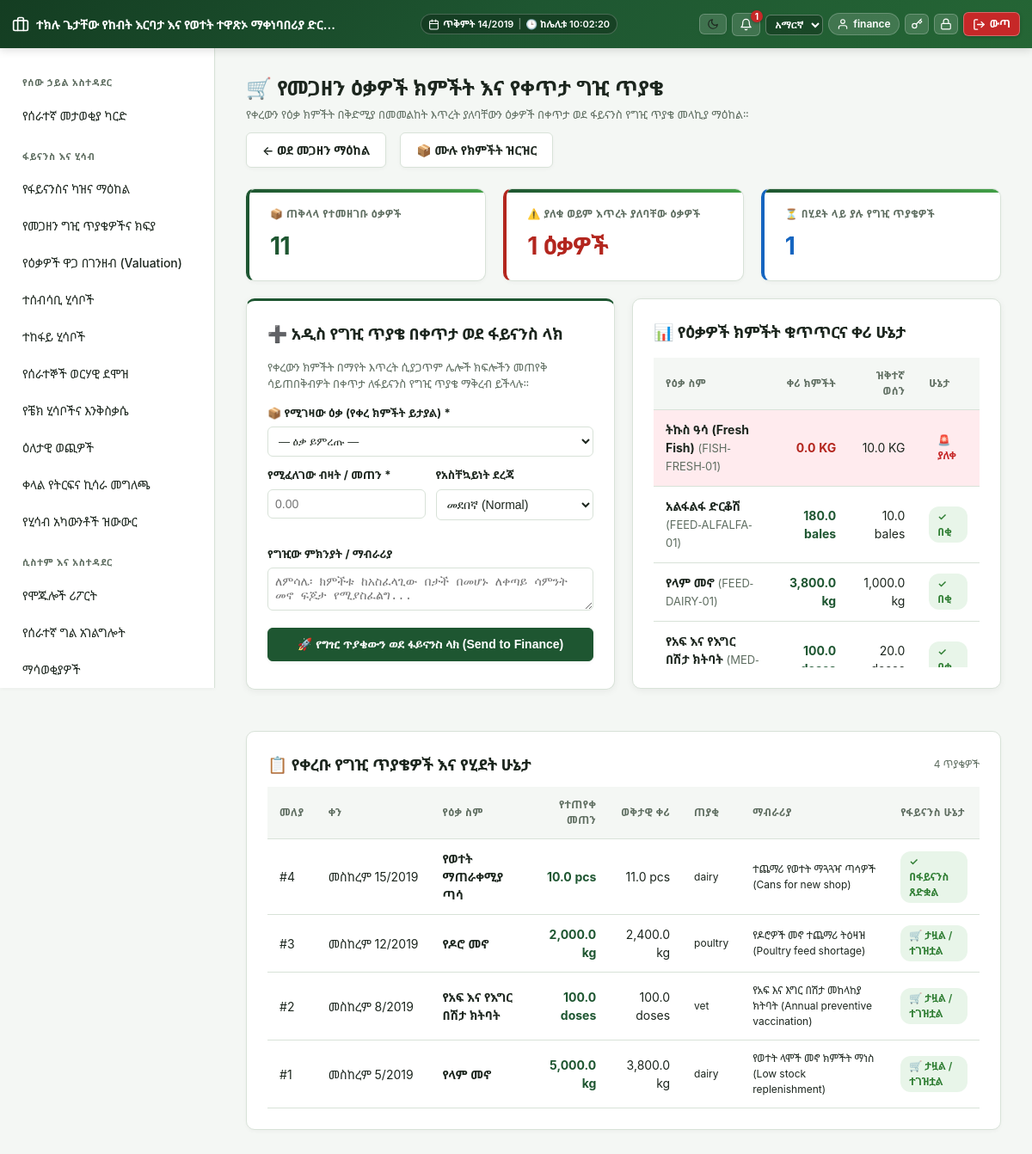
The app's page /modules/warehouse/purchasing.php (signed in), older data.
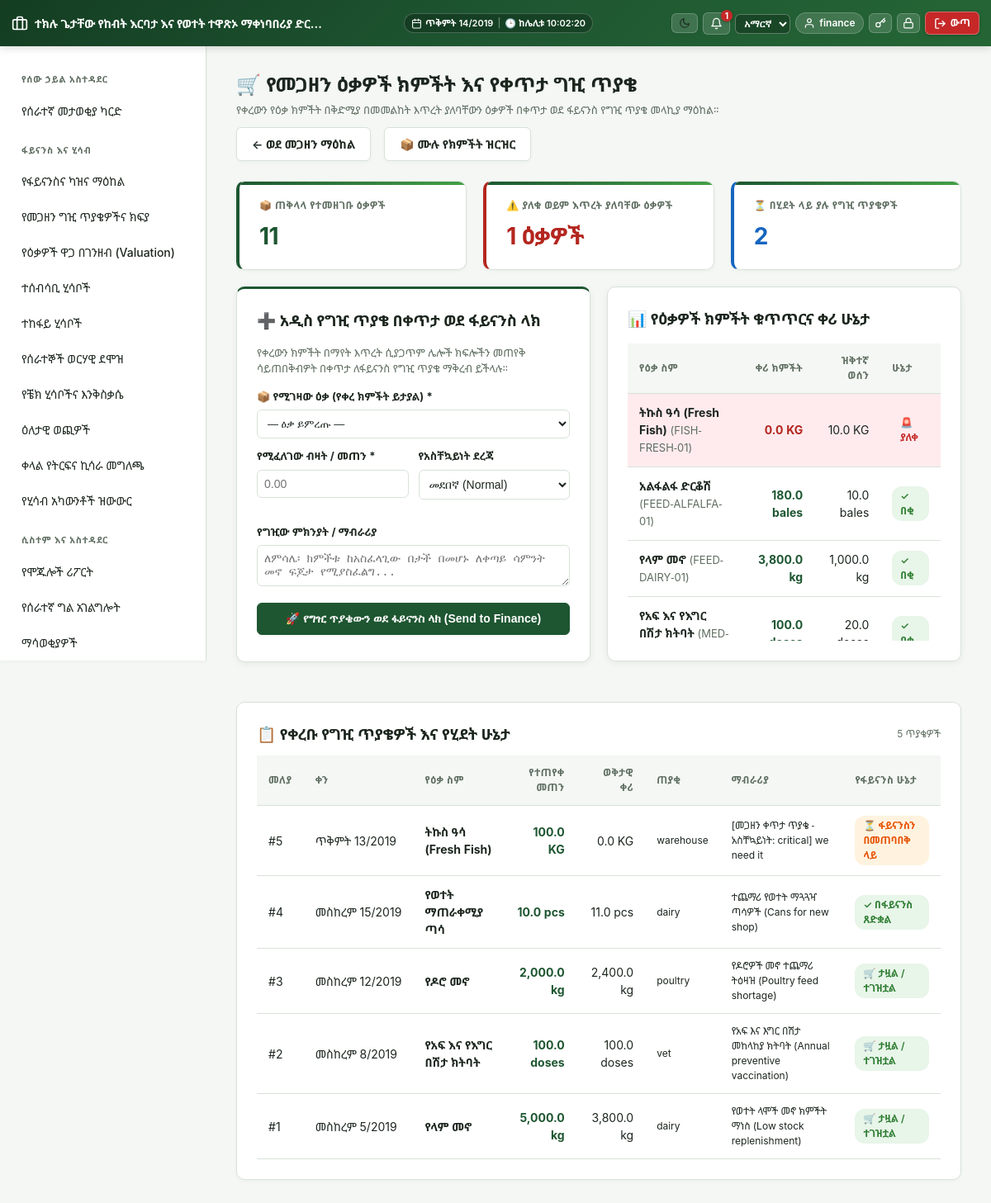
The same page, newer data.
### tables this page shows
CREATE TABLE `wh_stock_items` (
  `id` int(11) NOT NULL,
  `sku` varchar(50) NOT NULL,
  `name` varchar(150) NOT NULL,
  `product_class` enum('milk','feed','medicine','equipment','spare_parts','general') NOT NULL,
  `department_scope` varchar(20) DEFAULT NULL COMMENT 'NULL = shared across all departments in its product_class; otherwise a departments.code value restricting it to one department (see includes/material_request_shared.php)',
  `partition_code` enum('finished_products','feed_nutrition','materials_supplies') NOT NULL DEFAULT 'finished_products',
  `unit` varchar(20) NOT NULL,
  `is_perishable` tinyint(1) NOT NULL DEFAULT 0
);

CREATE TABLE `fin_purchase_requests` (
  `id` int(11) NOT NULL,
  `material_request_id` int(11) DEFAULT NULL,
  `stock_item_id` int(11) DEFAULT NULL,
  `quantity` decimal(12,2) NOT NULL,
  `justification` varchar(255) DEFAULT NULL,
  `requested_by` int(11) NOT NULL,
  `status` enum('pending','approved','rejected','converted_to_po') NOT NULL DEFAULT 'pending',
  `created_at` datetime DEFAULT current_timestamp()
);

CREATE TABLE `users` (
  `id` int(11) NOT NULL,
  `name` varchar(100) NOT NULL,
  `email` varchar(150) NOT NULL,
  `password` varchar(255) NOT NULL,
  `api_token` varchar(64) DEFAULT NULL,
  `role_id` int(11) NOT NULL,
  `department_id` int(11) DEFAULT NULL,
  `locale` varchar(5) NOT NULL DEFAULT 'en',
  `theme` varchar(5) NOT NULL DEFAULT 'light',
  `two_factor_secret` varchar(64) DEFAULT NULL,
  `two_factor_enabled` tinyint(1) NOT NULL DEFAULT 0,
  `is_active` tinyint(1) NOT NULL DEFAULT 1,
  `last_login_at` datetime DEFAULT NULL,
  `created_at` datetime DEFAULT current_timestamp()
);

### includes/auth.php (called while the page is built, shortened)
<?php
require_once __DIR__ . '/../config/db.php';
require_once __DIR__ . '/functions.php';
function current_user(): ?array
{
    return $_SESSION['user'] ?? null;
}
function has_role($allowedRoles): bool
{
    $user = current_user();
    return in_array($user['role'], $allowedRoles, true);
}

### includes/functions.php (called while the page is built, shortened)
<?php
require_once __DIR__ . '/../config/db.php';
require_once __DIR__ . '/ethiopian_calendar.php';
function h(?string $s): string { return htmlspecialchars($s ?? '', ENT_QUOTES, 'UTF-8'); }
function current_locale(): string
{
    $user = current_user();
    $locale = $user['locale'] ?? ($_SESSION['guest_locale'] ?? 'en');
    return array_key_exists($locale, SUPPORTED_LOCALES) ? $locale : 'en';
}
function t(string $key, ?string $fallback = null): string
{
    static $cache = [];
    $locale = current_locale();
    if (!isset($cache[$locale])) {
        $path = __DIR__ . "/lang/{$locale}.php";
        $cache[$locale] = file_exists($path) ? require $path : [];
    }
    if (!isset($cache['en'])) {
        $pathEn = __DIR__ . '/lang/en.php';
        $cache['en'] = file_exists($pathEn) ? require $pathEn : [];
    }
    return $cache[$locale][$key] ?? $cache['en'][$key] ?? $fallback ?? $key;
}
function current_theme(): string
{
    $user = current_user();
    $theme = $user['theme'] ?? ($_SESSION['guest_theme'] ?? 'light');
    return $theme === 'dark' ? 'dark' : 'light';
}

### config/db.php (called while the page is built, shortened)
<?php
function db(): PDO
{
    static $pdo = null;
    if ($pdo === null) {
        try {
            $pdo = new PDO(
                "mysql:host=" . DB_HOST . ";dbname=" . DB_NAME . ";charset=utf8mb4",
                DB_USER,
                DB_PASS,
                [
                    PDO::ATTR_ERRMODE => PDO::ERRMODE_EXCEPTION,
                    PDO::ATTR_DEFAULT_FETCH_MODE => PDO::FETCH_ASSOC,
                ]
            );
        } catch (PDOException $e) {
            die('Database connection failed: ' . htmlspecialchars($e->getMessage()) .
                '<br>Check config/db.php — is MySQL running in XAMPP, and does the "aleltu_eifms" database exist?');
        }
    }
    return $pdo;
}

### includes/ethiopian_calendar.php (called while the page is built, shortened)
<?php
class EthiopianDate {
    public static array $months = [
        1 => 'መስከረም',
        2 => 'ጥቅምት',
        3 => 'ህዳር',
        4 => 'ታህሳስ',
        5 => 'ጥር',
        6 => 'የካቲት',
        7 => 'መጋቢት',
        8 => 'ሚያዝያ',
        9 => 'ግንቦት',
        10 => 'ሰኔ',
        11 => 'ሐምሌ',
        12 => 'ነሐሴ',
        13 => 'ጳጉሜን'
    ];
    public static array $weekdays = [
        0 => 'እሁድ',
        1 => 'ሰኞ',
        2 => 'ማክሰኞ',
        3 => 'ረቡዕ',
        4 => 'ሐሙስ',
        5 => 'አርብ',
        6 => 'ቅዳሜ'
    ];
    public static function fromGregorian(int $gy, int $gm, int $gd): array {
        $jdn = gregoriantojd($gm, $gd, $gy);
        $r = ($jdn - self::ETHIOPIC_EPOCH) % 1461;
        $n = ($r % 365) + 365 * intdiv($r, 1460);
        $ey = 4 * intdiv($jdn - self::ETHIOPIC_EPOCH, 1461) + intdiv($r, 365) - intdiv($r, 1460);
        $em = intdiv($n, 30) + 1;
        $ed = ($n % 30) + 1;
        return [$ey, $em, $ed];
    }
    public static function format(?string $dateStr, string $format = 'medium'): string {
        $time = strtotime($dateStr);
        $gy = (int)date('Y', $time);
        $gm = (int)date('n', $time);
        $gd = (int)date('j', $time);
        $w  = (int)date('w', $time);
        [$ey, $em, $ed] = self::fromGregorian($gy, $gm, $gd);
        $monthName = self::$months[$em] ?? '';
        $weekdayName = self::$weekdays[$w] ?? '';
        return match ($format) {
            'short'   => sprintf('%02d/%02d/%04d', $ed, $em, $ey),
            'numeric' => sprintf('%04d-%02d-%02d', $ey, $em, $ed),
            'long'    => sprintf('%s፣ %s %d ቀን %d ዓ.ም', $weekdayName, $monthName, $ed, $ey),
            default   => sprintf('%s %d/%d', $monthName, $ed, $ey)
        };
    }
}
function eth_date(?string $dateStr, string $format = 'medium'): string {
    return EthiopianDate::format($dateStr, $format);
}

### modules/warehouse/purchasing.php (the view, shortened to what the changed rows need)
<?php
require_once __DIR__ . '/../../includes/functions.php';
require_once __DIR__ . '/../../includes/auth.php';
require_once __DIR__ . '/../../includes/header.php';
$stockItems = db()->query(
    "SELECT i.id, i.name, i.sku, i.unit, i.product_class,
            COALESCE(MAX(r.minimum_threshold), 10.0) AS reorder_level,
            COALESCE(SUM(b.quantity_on_hand), 0) AS current_stock
     FROM wh_stock_items i
     LEFT JOIN wh_stock_batches b ON b.stock_item_id = i.id AND b.quantity_on_hand > 0
     LEFT JOIN wh_minimum_stock_rules r ON r.stock_item_id = i.id AND r.warehouse_id = 1
     GROUP BY i.id
     ORDER BY (COALESCE(SUM(b.quantity_on_hand), 0) <= COALESCE(MAX(r.minimum_threshold), 10.0)) DESC, i.name ASC"
)->fetchAll();
$requests = db()->query(
    "SELECT pr.*, i.name AS item_name, i.unit, u.name AS requester_name,
            COALESCE((SELECT SUM(b2.quantity_on_hand) FROM wh_stock_batches b2 WHERE b2.stock_item_id = i.id), 0) AS current_stock
     FROM fin_purchase_requests pr
     LEFT JOIN wh_stock_items i ON i.id = pr.stock_item_id
     LEFT JOIN users u ON u.id = pr.requested_by
     ORDER BY pr.id DESC LIMIT 40"
)->fetchAll();
?>
<div style="display:flex;justify-content:space-between;align-items:center;margin-bottom:16px;flex-wrap:wrap;gap:10px">
    <div>
        <h2 class="mt-0" style="margin-bottom:4px">🛒 <?= current_locale() === 'am' ? 'የመጋዘን ዕቃዎች ክምችት እና የቀጥታ ግዢ ጥያቄ' : 'Warehouse Stock Status & Direct Purchasing' ?></h2>
    </div>
</div>
<div class="kpi-row" style="margin-bottom:20px">
    <div class="kpi" style="border-left:4px solid #1565c0">
        <div class="label">⏳ <?= current_locale() === 'am' ? 'በሂደት ላይ ያሉ የግዢ ጥያቄዎች' : 'Active Purchase Requests' ?></div>
        <div class="value" style="color:#1565c0">
            <?= count(array_filter($requests, fn($r) => in_array($r['status'], ['pending', 'approved']))) ?>
        </div>
    </div>
</div>
<div style="display:grid;grid-template-columns:repeat(auto-fit, minmax(360px, 1fr));gap:20px;margin-bottom:24px;align-items:start">
    <div class="card" style="box-shadow:0 2px 8px rgba(0,0,0,0.06)">
        <div style="max-height:360px;overflow-y:auto">
            <table>
                <thead>
                    <tr>
                        <th><?= current_locale() === 'am' ? 'የዕቃ ስም' : 'Item' ?></th>
                        <th style="text-align:right"><?= current_locale() === 'am' ? 'ቀሪ ክምችት' : 'Remaining' ?></th>
                        <th style="text-align:right"><?= current_locale() === 'am' ? 'ዝቅተኛ ወሰን' : 'Reorder' ?></th>
                        <th><?= current_locale() === 'am' ? 'ሁኔታ' : 'Status' ?></th>
                    </tr>
                </thead>
                <tbody>
                    <?php foreach ($stockItems as $si):
                        $cur = (float)$si['current_stock'];
                        $reorder = (float)$si['reorder_level'];
                        $isOut = $cur <= 0;
                        $isLow = !$isOut && ($cur <= $reorder);
                    ?>
                        <tr style="<?= $isOut ? 'background:#ffebee' : ($isLow ? 'background:#fff8e1' : '') ?>">
                            <td><strong><?= h($si['name']) ?></strong> <small class="text-muted">(<?= h($si['sku']) ?>)</small></td>
                            <td style="text-align:right;font-weight:700;color:<?= $isOut ? '#b3261e' : ($isLow ? '#e65100' : 'var(--primary)') ?>">
                                <?= number_format($cur, 1) ?> <?= h($si['unit']) ?>
                            </td>
                            <td style="text-align:right"><?= number_format($reorder, 1) ?> <?= h($si['unit']) ?></td>
                            <td>
                                <?php if ($isOut): ?>
                                    <span class="badge sold">🚨 ያለቀ</span>
                                <?php elseif ($isLow): ?>
                                    <span class="badge dry">⚠️ ዝቅተኛ</span>
                                <?php else: ?>
                                    <span class="badge milking">✓ በቂ</span>
                                <?php endif; ?>
                            </td>
                        </tr>
                    <?php endforeach; ?>
                </tbody>
            </table>
        </div>
    </div>
</div>
<div class="card">
    <div style="display:flex;justify-content:space-between;align-items:center;margin-bottom:12px">
        <h3 style="margin:0">📋 <?= current_locale() === 'am' ? 'የቀረቡ የግዢ ጥያቄዎች እና የሂደት ሁኔታ' : 'Recent Purchase Requests & Status' ?></h3>
        <span class="text-muted" style="font-size:12px"><?= count($requests) ?> ጥያቄዎች</span>
    </div>
    <div style="overflow-x:auto">
        <table>
            <thead>
                <tr>
                    <th><?= current_locale() === 'am' ? 'መለያ' : 'ID' ?></th>
                    <th><?= current_locale() === 'am' ? 'ቀን' : 'Date' ?></th>
                    <th><?= current_locale() === 'am' ? 'የዕቃ ስም' : 'Stock Item' ?></th>
                    <th style="text-align:right"><?= current_locale() === 'am' ? 'የተጠየቀ መጠን' : 'Requested' ?></th>
                    <th style="text-align:right"><?= current_locale() === 'am' ? 'ወቅታዊ ቀሪ' : 'On Hand' ?></th>
                    <th><?= current_locale() === 'am' ? 'ጠያቂ' : 'By' ?></th>
                    <th><?= current_locale() === 'am' ? 'ማብራሪያ' : 'Notes' ?></th>
                    <th><?= current_locale() === 'am' ? 'የፋይናንስ ሁኔታ' : 'Status' ?></th>
                </tr>
            </thead>
            <tbody>
                <?php foreach ($requests as $r):
                    $stBadge = match($r['status']) {
                        'approved'        => 'milking',
                        'converted_to_po' => 'active',
                        'rejected'        => 'sold',
                        default           => 'dry'
                    };
                    $stText = match($r['status']) {
                        'approved'        => (current_locale() === 'am' ? '✓ በፋይናንስ ጸድቋል' : 'Approved'),
                        'converted_to_po' => (current_locale() === 'am' ? '🛒 ታዟል / ተገዝቷል' : 'Ordered'),
                        'rejected'        => (current_locale() === 'am' ? '✕ ውድቅ ተደርጓል' : 'Rejected'),
                        default           => (current_locale() === 'am' ? '⏳ ፋይናንስን በመጠባበቅ ላይ' : 'Pending')
                    };
                ?>
                    <tr>
                        <td>#<?= (int)$r['id'] ?></td>
                        <td style="white-space:nowrap"><?= h(eth_date($r['created_at'])) ?></td>
                        <td><strong><?= h($r['item_name']) ?></strong></td>
                        <td style="text-align:right;font-weight:700;color:var(--primary)"><?= number_format((float)($r['quantity'] ?? 0), 1) ?> <?= h($r['unit']) ?></td>
                        <td style="text-align:right"><?= number_format((float)$r['current_stock'], 1) ?> <?= h($r['unit']) ?></td>
                        <td style="font-size:12px"><?= h($r['requester_name'] ?: 'መጋዘን') ?></td>
                        <td style="font-size:12px;color:var(--text-muted)"><?= h($r['justification'] ?? '—') ?></td>
                        <td><span class="badge <?= $stBadge ?>"><?= $stText ?></span></td>
                    </tr>
                <?php endforeach; ?>
            </tbody>
        </table>
    </div>
</div>
<?php require_once __DIR__ . '/../../includes/footer.php'; ?>

### includes/header.php (shortened to what the changed rows need)
<?php
require_once __DIR__ . '/auth.php';
?>
<!DOCTYPE html>
<html lang="<?= h(current_locale()) ?>" data-theme="<?= h(current_theme()) ?>">
<head>
    <link rel="stylesheet" href="<?= BASE_URL ?>/assets/css/app.css?v=<?= time() ?>">
</head>
<body>
<?php
$currentScript = $_SERVER['SCRIPT_NAME'] ?? '';
?>
<div class="layout">
    <div class="sidebar" id="sidebar">
        <?php foreach ($sidebarMenu as $sec): ?>
            <?php
            $visibleItems = array_filter($sec['items'], function($item) {
                return empty($item['roles']) || has_role($item['roles']);
            });
            ?>
            <?php if (!empty($visibleItems)): ?>
                <div class="section"><?= h($sec['title']) ?></div>
                <?php foreach ($visibleItems as $item): ?>
                    <?php $isActive = ($currentScript === $item['url']); ?>
                    <a href="<?= h($item['url']) ?>" class="<?= $isActive ? 'active' : '' ?>"><?= h($item['label']) ?></a>
                <?php endforeach; ?>
            <?php endif; ?>
        <?php endforeach; ?>
    </div>
    <div class="content">

Row changes from the older to the newer data that the page shows:
added fin_purchase_requests: id "5", created_at "ጥቅምት 13/2019", stock_item.name "ትኩስ ዓሳ (Fresh Fish)", quantity "100.0", stock_item.unit "KG", current_stock "0.0", requested_by.name "warehouse", justification "[መጋዘን ቀጥታ ጥያቄ - አስቸኳይነት: critical] we need it", status "⏳ ፋይናንስን በመጠባበቅ ላይ"
Text that changed along with them:
count($requests): "4" → "5"
text no longer shown: "1"
text now shown: "2"
